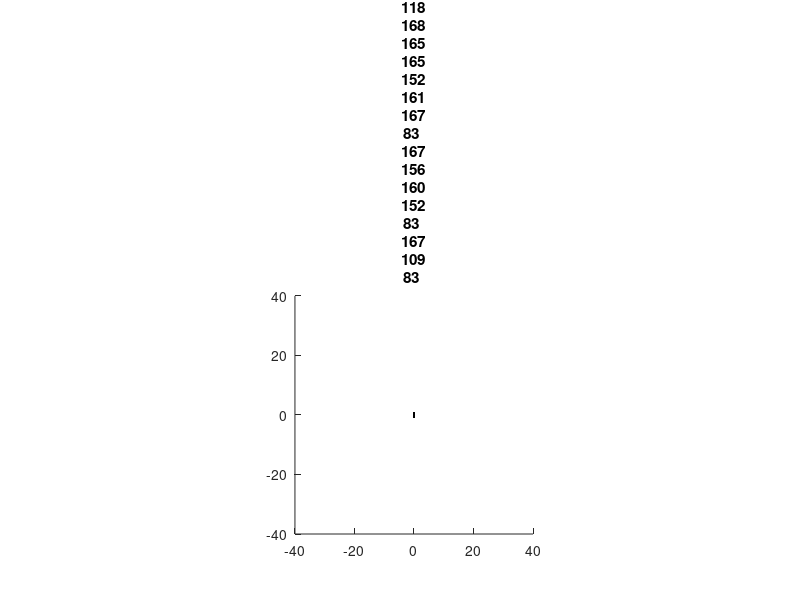

Recreate this plot in MATLAB. (Note: this script raises an error after producing the figure.)
%% Moving network simulation
% This script generates a network diffusing through space through growing,
% branching, and retracting. An additional modification of self avoidance
% is added to this particular script.
%

% Editors: Arnold Chen, Nate Cira, Yash Mundewadi, Shenghao Tan

%% PART 0: Initialize, close, clear %%%%%%%%%%%%%%%%%%%%%%%%%%%%%%%%%%%%%%%%%%%%%%%%%%%%%%%%%%%%%
close all
clear all
clc
clear
seed_num = input('Please enter the seed number: ');
rng(seed_num);
save_wanted = input('Do you want to save? (yes = 1, no = 0): ');
run_num = input('Enter which simulation number for the same parameters is being run (useful for not accidentally overlapping previously runs): ');
rt = input('Enter the runtime desired (double check number is what we want): ');
tic;
%% PART 1: Establish parameters %%%%%%%%%%%%%%%%%%%%%%%%%%%%%%%%%%%%%%%%%%%%%%%%%%%

%branching angle (input in degrees, converted to radians)
%theta=deg2rad(30);
theta = deg2rad(60);

%equilibrium size
eqS = 100;

%growth rate (normalized by retraction time scale)
kG = .2;

%branching rate (normalized by retraction time scale)
kB = .1;

%retraction rate (normalized to 1)
kR = 1;

%switching rate (normalized by retraction time scale, and equal to kB for steady state)
kS = kB;
 
%hill coefficient
n = 10;

%minimum number of free leaves
fleafmin = 2;

% discretization  %%%%%%%%%%%%%%%%%%%%%%%%%%%%%%%%%%%%%%%%%%%%%%%%%%%%%%%%%%
%distance step of branching, growth, retraction
dd = 1;
% Imaginary growth
di = dd+0.2;

% #time steps per retraction time (higher value indicates more time steps per retraction time scale)
%below sets an optimal dt
dt=max(3*kB+kG,1);

% Override timer
AvoidOverride = 0;

%total time
runtime = rt;

%probabilities
PB = kB/dt;
PG = kG/dt;
PS = kS/dt;
PR = kR/dt;

% Trap counter
trapped = 0;

% Display related %%%%%%%%%%%%%%%%%%%%%%%%%%%%%%%%%%%%%%%%%%%%%%%%%%%%%%%%%
%Display the simulation? if no, 0, if yes, 1, if every x frames, >1
display = 1;

%Move display frame with the network? if no, 0, if yes, 1
moveframe = 1;

%display size
xdisp = 80;
ydisp = 80;


%% PART 2: Set up initial network  %%%%%%
%Note: two vertices are created as the initial state
%Sets up variables vertices, Size_array, Time_array, etc.

%initialize two vertices
% vertices each occupy a row in the variable "vertices"
% their data structure is identity, partner1, partner2, partner3, xcoord,
% ycoord, retraction state
vertices=[1 2 0 0 0 0+dd/2 0; 2 1 0 0 0 -dd/2 0];

%initiate storage vertices for existing network
oldvertices=vertices;

% namecounter keeps track of which vertex identities have been used
namecounter=3;

%Other tracking variables 
Center = NaN(length(1:ceil(runtime*dt)),2);
decisionsum = zeros(400,3);
intsum = zeros(400,4);
gpsum = zeros(400,2);
freshleafsum = zeros(400,4);
decisioncounter = 0;
consecutive_no_action = 0;

%current network size
S=dd;
Size_array = NaN(1,length(1:ceil(runtime*dt)));
Time_array = 1:ceil(runtime*dt);

%Tallies for calculating effective kB and effective kG
num_dice_roll = 0;
kB_half_count = 0; %if only one branch extends, increment this counter by 1
kB_full_count = 0; %if both branches extend, increment this counter by 1
kG_count = 0;
kB_reject_count = 0;
kG_reject_count = 0;

%% PART 3: Run the simulation
for t=1:ceil(runtime*dt)
    if mod(t, 10000) == 1
        disp(t);
    end
    elims=[];
    newret=0;
    
    %find the leaves
    leaves=find((vertices(:,3)==0 & vertices(:,4)==0) | (vertices(:,2)==0 & vertices(:,3)==0) | (vertices(:,2)==0 & vertices(:,4)==0));
    
    %count how many retracting leaves
    retleaves=find(vertices(:,7)==1);
    numret=length(retleaves);
    
    %Keeping track of whether any branching or growth occurred during this time step, 
    %then change cosecutive_no_action in the end
    action_taken = false;
    
    %manipulate each leaf
    for x=1:length(leaves)
        
        %find vertices which are not retracting
        if vertices(leaves(x),7)==0
            
            %modify the switching probability by size
            mPS=2*PS*1/(1+(eqS/(S))^n);
            
            %roll dice
            dice=rand;
            
            %tracks number of times it checks a leaf (for the purpose of
            %calculating effective branch rate and effective growth rate)
            num_dice_roll = num_dice_roll + 1;
            
            %% Branching %%%%%%%%%%%%%%%%%%%%%%%%%%%%%%%%%%%%%%%%%%%%%%%%%%
            if dice<PB
                
                %find the coordinates of the partner to establish an angle
                left=1;
                right=size(vertices,1);
                num = vertices(leaves(x),2);
                
                while left <= right
                    mid = ceil((left + right) / 2);
                    if vertices(mid,1) == num
                        index = mid;
                        %flag = 1;
                        break;
                    else
                        if vertices(mid,1) > num
                            right = mid - 1;
                        else
                            left = mid + 1;
                        end
                    end
                end
                coords = vertices(mid,5:6);
                growthpoint = [vertices(leaves(x),5) vertices(leaves(x),6)];
                %calculate an angle between the two points
                angle = atan((vertices(leaves(x),6)-coords(2))/(vertices(leaves(x),5)-coords(1)));
                
                if (vertices(leaves(x),6)-coords(2)>=0 && vertices(leaves(x),5)-coords(1)<0) ||(vertices(leaves(x),6)-coords(2)<0 && vertices(leaves(x),5)-coords(1)<0)
                    angle=angle+pi;
                end
                
                %calculate the new vertices' positions
                v1c = [dd*cos(theta/2)*cos(angle)-dd*sin(theta/2)*sin(angle) dd*cos(theta/2)*sin(angle)+dd*sin(theta/2)*cos(angle)]+vertices(leaves(x),5:6);
                v2c = [dd*cos(theta/2)*cos(angle)+dd*sin(theta/2)*sin(angle) dd*cos(theta/2)*sin(angle)-dd*sin(theta/2)*cos(angle)]+vertices(leaves(x),5:6);
                v1i = [di*cos(theta/2)*cos(angle)-di*sin(theta/2)*sin(angle) di*cos(theta/2)*sin(angle)+di*sin(theta/2)*cos(angle)]+vertices(leaves(x),5:6);
                v2i = [di*cos(theta/2)*cos(angle)+di*sin(theta/2)*sin(angle) di*cos(theta/2)*sin(angle)-di*sin(theta/2)*cos(angle)]+vertices(leaves(x),5:6);
                freshleaf =[v1i;v2i];
                %establish the new vertices
                %Store the old vertice to compare the the new
                %leaf growth, to detect collision
                %newvertices = [namecounter, vertices(leaves(x),1),0,0,v1c(1),v1c(2),0;namecounter+1, vertices(leaves(x),1),0,0,v2c(1),v2c(2),0];
                %
                decision = avoid(vertices, freshleaf,growthpoint);
                if AvoidOverride > 0
                    decision = [1,1];
                end
                
                %For tracking and calculating effective rates
                decision_total = sum(decision);
                if decision_total == 2
                    kB_full_count = kB_full_count + 1;
                elseif decision_total == 1
                    kB_half_count = kB_half_count + 1;
                elseif decision_total == 0
                    kB_reject_count = kB_reject_count + 1;
                end
                
                %                 decisioncounter = decisioncounter+1;
                %                 freshleafsum(decisioncounter,:) = [v1c v2c];
                %                 decisionsum(decisioncounter,1)=decision(1);
                %                 decisionsum(decisioncounter,2)=decision(2);
                %intsum(decisioncounter,:)=intcount;
                %                 gpsum (decisioncounter,:)=growthpoint;
                % 5 = branch
                %                 decisionsum(decisioncounter,3)=5;
                %if both new leaves are good
                [r,c] = size(decision);
                if(c==2 && decision(1) ==1 && decision(2) ==1)
                    vertices=[vertices; namecounter, vertices(leaves(x),1),0,0,v1c(1),v1c(2),0;namecounter+1, vertices(leaves(x),1),0,0,v2c(1),v2c(2),0];
                    if sum(vertices(leaves(x), 3:4)) ~= 0
                        error('exit script. Reassigning nonempty locations!');
                    end
                    vertices(leaves(x),3:4)=[namecounter,namecounter+1];
                    namecounter=namecounter+2;
                    S=S+2*dd;
                    %if leaf 2 collides with existing network
                elseif (c==2 && decision(1) ==1 && decision(2) ==0)
                    vertices=[vertices; namecounter, vertices(leaves(x),1),0,0,v1c(1),v1c(2),0];
                      if sum(vertices(leaves(x), 3:4)) ~= 0
                        error('exit script. Reassigning nonempty locations!');
                    end
                    vertices(leaves(x),3)=namecounter;
                    namecounter=namecounter+1;
                    S=S+dd;
                    %if leaf 1 collidges with existing network
                elseif (c==2 && decision(1) ==0 && decision(2) ==1)
                    vertices=[vertices; namecounter, vertices(leaves(x),1),0,0,v2c(1),v2c(2),0];
                      if sum(vertices(leaves(x), 3:4)) ~= 0
                        error('exit script. Reassigning nonempty locations!');
                    end
                    vertices(leaves(x),3)=namecounter;
                    namecounter=namecounter+1;
                    S=S+dd;
                end
                
                if action_taken == false
                    action_taken = (sum(decision) > 0);
                end
                %establish partners in the branching vertex
                %                 vertices(leaves(x),3:4)=[namecounter,namecounter+1];
                %                 namecounter=namecounter+2;
                %                 S=S+2*dd;
                
                %% Growth %%%%%%%%%%%%%%%%%%%%%%%%%%%%%%%%%%%%%%%%%%%%%%%%%
            elseif dice<PB+PG
                
                %find the coordinates of the partner to establish an angle
                left=1;
                right=size(vertices,1);
                num = vertices(leaves(x),2);
                
                while left <= right
                    mid = ceil((left + right) / 2);
                    if vertices(mid,1) == num
                        index = mid;
                        %flag = 1;
                        break;
                    else
                        if vertices(mid,1) > num
                            right = mid - 1;
                        else
                            left = mid + 1;
                        end
                    end
                end
                coords = vertices(mid,5:6);
                growthpoint = [vertices(leaves(x),5) vertices(leaves(x),6)];
                %calculate an angle between the two points
                angle = atan((vertices(leaves(x),6)-coords(2))/(vertices(leaves(x),5)-coords(1)));
                
                if (vertices(leaves(x),6)-coords(2)>=0 && vertices(leaves(x),5)-coords(1)<0) ||(vertices(leaves(x),6)-coords(2)<0 && vertices(leaves(x),5)-coords(1)<0)
                    angle=angle+pi;
                end
                %Move the vertex
                vx = di*cos(angle)+vertices(leaves(x),5);
                vy = di*sin(angle)+vertices(leaves(x),6);
                freshleaf = [vx vy];
                decision = avoid(vertices, freshleaf, growthpoint);
                if AvoidOverride > 0
                    decision = 1;
                end
                
                if action_taken == false
                    action_taken = decision;
                end
                %                 decisioncounter = decisioncounter+1;
                %                 freshleafsum(decisioncounter,1:2)=freshleaf;
                %                 decisionsum(decisioncounter,1)=decision(1);
                %                 decisionsum(decisioncounter,3)=7;
                %                 %intsum(decisioncounter,1)=intcount(1);
                %                 %intsum(decisioncounter,2)=intcount(2);
                %                 gpsum (decisioncounter,:)=growthpoint;
                % 7 = growth;
                %                 [r,c] = size(decision);
                if decision == 1
                    vertices(leaves(x),5:6)=[dd*cos(angle) dd*sin(angle)]+vertices(leaves(x),5:6);
                    S=S+dd;
                end
                
                %For tracking and calculating effective rates
                kG_count = kG_count + decision;
                kG_reject_count = kG_reject_count - (decision-1);
                
                %% Switch %%%%%%%%%%%%%%%%%%%%%%%%%%%%%%%%%%%%%%%%%%%%%%%%%%%%%
                
            elseif dice<PB+PG+mPS && length(leaves)-numret-newret>fleafmin
                
                newret=newret+1; % do not allow switching if it would result in less than the minimum number of free leaves
                vertices(leaves(x),7)=1;
                
                %% Do nothing %%%%%%%%%%%%%%%%%%%%%%%%%%%%%%%%%%%%%%%%%%%%%%%%%
                
            elseif dice<PB+PG+mPS && length(leaves)-numret-newret<=fleafmin
            else
            end
            
            
            %% retract if already retracting %%%%%%%%%%%%%%%%%%%%%%%%%%%%%%%%%%%%%%
        else
            dice=rand;
            if dice<PR
                %find the coordinates of the partner to establish an angle
                partner = max(vertices(leaves(x),2:4));
                
                left=1;
                right=size(vertices,1);
                num = partner;
                while left <= right
                    mid = ceil((left + right) / 2);
                    if vertices(mid,1) == num
                        index = mid;
                        %flag = 1;
                        break;
                    else
                        if vertices(mid,1) > num
                            right = mid - 1;
                        else
                            left = mid + 1;
                        end
                    end
                end
                %partnerid=find(vertices(:,1) == partner);
                partnerid = mid;
                coords = vertices(partnerid,5:6);
                %calculate an angle between the two points
                angle = atan((vertices(leaves(x),6)-coords(2))/(vertices(leaves(x),5)-coords(1)));
                %(vertices(leaves(x),6)-coords(2))=0.5 /
                %(vertices(leaves(x),5)-coords(1)) = 0
                if (vertices(leaves(x),6)-coords(2)>=0 && vertices(leaves(x),5)-coords(1)<0) ||(vertices(leaves(x),6)-coords(2)<0 && vertices(leaves(x),5)-coords(1)<0)
                    angle=angle+pi;
                end
                %Move the vertex
                vertices(leaves(x),5:6)=[-dd*cos(angle) -dd*sin(angle)]+vertices(leaves(x),5:6);
                S=S-dd;
                
                %remove the vertex and switch the retraction counter (if a new leaf is created) once fully retracted
                if round(5*(coords(1)-vertices(leaves(x),5)))==0 && round(5*(coords(2)-vertices(leaves(x),6)))==0
                    elims = [elims; leaves(x)];
                    
                    for p=2:4
                        if vertices(partnerid,p)==vertices(leaves(x),1)
                            vertices(partnerid,p)=0;
                        end
                    end
                    
                    if sum(vertices(partnerid,2:4)==0)==2
                        vertices(partnerid,7)=1;
                    else
                    end
                end
            end
        end
        
    end
    
    % eliminate the removed vertices
    for e=1:length(elims)
        vertices(elims(e),:)=[];
        elims=elims-1;
    end
    
    % Calculate center of mass
    avgx=mean(vertices(:,5));
    avgy=mean(vertices(:,6));
    
    %% display network
    if rem(t-1,display)==0
        %    render image
        clf
        hold on
        for v=1:size(vertices,1)
            for p=2:4
                if vertices(v,p)~=0
                    for v2=1:size(vertices,1)
                        if vertices(v2,1)==vertices(v,p)
                            plot ([vertices(v,5) vertices(v2,5)], [vertices(v,6) vertices(v2,6)],'k.-')
                        end
                    end
                end
            end
        end
        
        if moveframe==1
            %calculate centers
            avgx=mean(vertices(:,5));
            avgy=mean(vertices(:,6));
            axis([avgx-xdisp/2 avgx+xdisp/2 avgy-ydisp/2 avgy+ydisp/2])
            axis square
        else
            axis([-xdisp/2 xdisp/2 -ydisp/2 ydisp/2])
            axis square
        end
        curr_t = num2str(t);
        new_str = "Current time t: " + curr_t;
        title(new_str);
        hold off
        pause(.05)
    end
    Size_array(t)=S;
    Center(t,1)=avgx;
    Center(t,2)=avgy;
    % Countdown on AvoidOverride
    if AvoidOverride > 0
        AvoidOverride = AvoidOverride - 1;
    end

%     Two methods, essentially equivalent below for determining if system is "stuck"
    % Check the last 50 centroids, consider a dead end if all are the same (alternate method for determining if system is "stuck")
%     if t>60
%         CompX = Center(t-50:t,1);
%         CompY = Center(t-50:t,2);
%         if range(CompX)==0 && range(CompY)==0 && AvoidOverride ==0
%             % If the network reaches a dead end, in the next n timesteps self avoiding
%             % decisions will be overridden, guaranteeing growth / branching if chosen
%             AvoidOverride = 5;
%             trapped = trapped + 1;
%         end
%     end
     if action_taken
        consecutive_no_action = 0;
    elseif action_taken == false
        consecutive_no_action = consecutive_no_action + 1;
        if consecutive_no_action == 50
            AvoidOverride = 5;
            trapped = trapped + 1;
            consecutive_no_action = 0;
        end
    end
end

%Create figure titles if the network is displayed. Otherwise, don't.
if display ~= 0
    title_str = strcat("Runtime of ", num2str(runtime));
    title_str3 = strcat("kG: ", num2str(kG), " kB: ", num2str(kB), " kR: ", num2str(kR), " kS: ", num2str(kS));
    title({title_str, title_str3});
end


%% PART 4: Save centroid locations into .mat file
%Save the centroid locations to a .mat file with a custom name
avg_len = S/size(vertices, 1);
eff_kG = kG_count / num_dice_roll;
eff_kB = (kB_half_count*0.5 + kB_full_count*1) / num_dice_roll;
toc;

Param = [eqS;runtime;kG;kB;kR;kS; seed_num];
Track = [avg_len; toc];
Effec = [num_dice_roll; kG_count; kB_half_count; kB_full_count; kG_reject_count; kB_reject_count; eff_kG; eff_kB; trapped];
Param_strings = ["eqS"; "runtime"; "kG"; "kB"; "kR"; "kS"; "seed_num"];
Track_strings = ["avg_len"; "toc"];
Effec_strings = ["num_dice_roll"; "kG_count"; "kB_half_count"; "kB_full_count"; "kG_reject_count"; "kB_reject_count"; "eff_kG"; "eff_kB"; "trapped"];

CT={Center, Param, Param_strings, Track, Track_strings, Effec, Effec_strings, vertices};
mat_name = strcat("Avoid_", "Size", num2str(eqS), "_Time", num2str(runtime), "_kG", num2str(kG), "_kB", num2str(kB), "_runnum_", num2str(run_num), ".mat");
if save_wanted
    save(mat_name, 'CT'); %Saves variable CT to mat_name. This also means when loaded, it will be variable CT.
end
